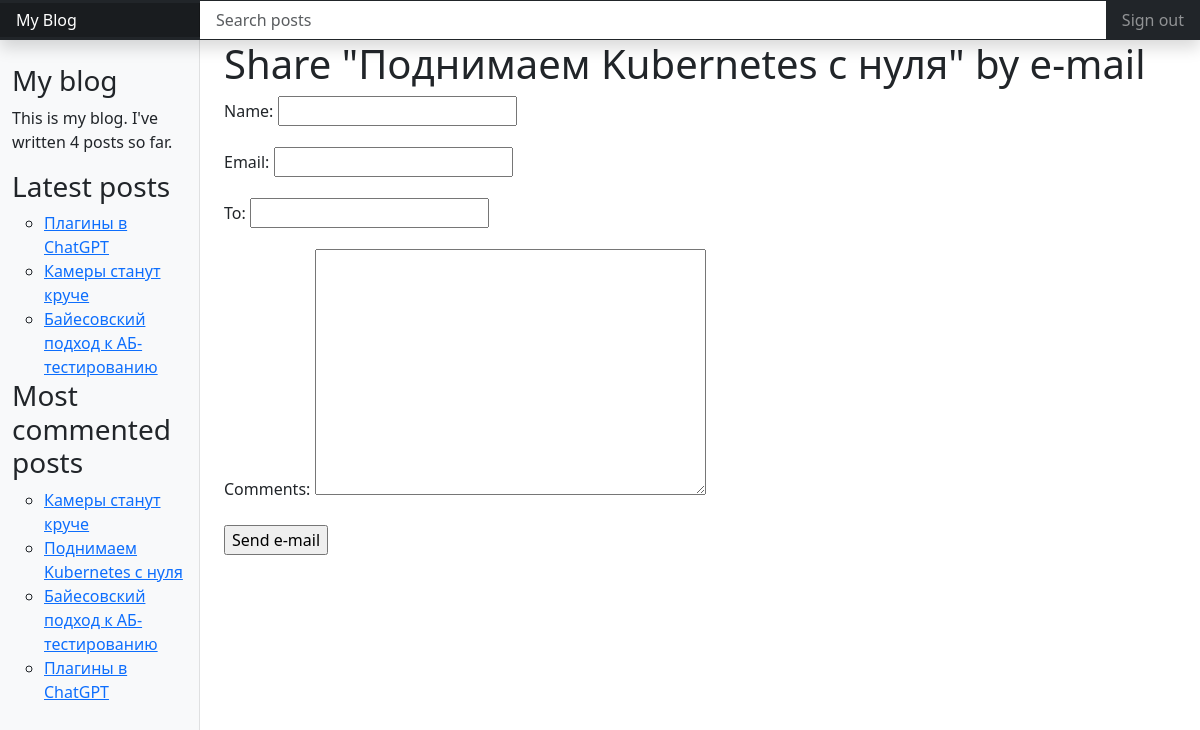
/blog/1/share/, run on an earlier commit of the app's database.
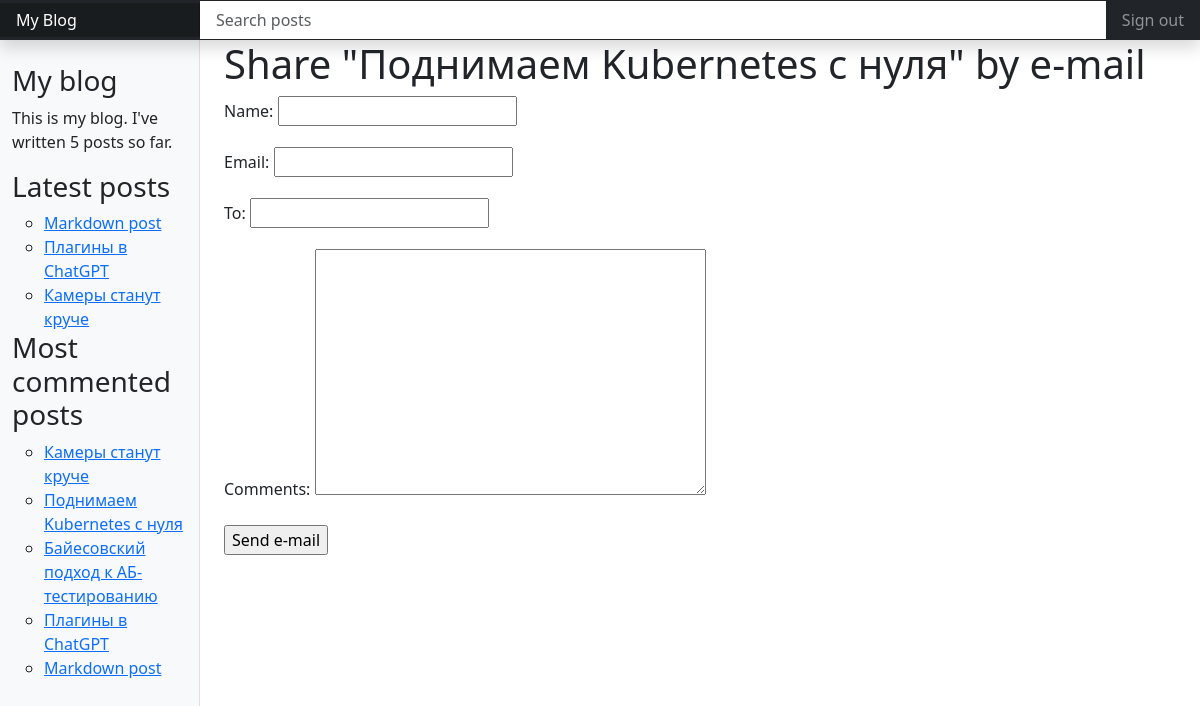
And on a later commit of the database.
### blog/models.py (models this page shows, shortened)
class Post(models.Model):
    STATUS_CHOICES = (
        ('draft', 'Draft'),
        ('published', 'Published'),
    )
    title = models.CharField(max_length=250)
    slug = models.SlugField(max_length=250, unique_for_date='publish')
    author = models.ForeignKey(User, on_delete=models.CASCADE, related_name='blog_posts')
    body = models.TextField()
    publish = models.DateTimeField(default=timezone.now)
    created = models.DateTimeField(auto_now_add=True)
    updated = models.DateTimeField(auto_now=True)
    status = models.CharField(max_length=10, choices=STATUS_CHOICES, default='draft')
    tags = TaggableManager()
    class Meta:
        ordering = ('-publish',)
    def get_absolute_url(self):
        return reverse('blog:post_detail',
                       args=[self.publish.year,
                             self.publish.strftime('%m'),
                             self.publish.strftime('%d'),
                             self.slug])

### blog/views.py (the view)
# urls.py: path('<post_id>/share/', post_share, name='post_share'),
def post_share(request, post_id):
    post = get_object_or_404(Post, id=post_id, status='published')
    sent = False
    if request.method == 'POST':
        form = EmailPostForm(request.POST)
        if form.is_valid():
            cd = form.cleaned_data
            post_url = request.build_absolute_uri(post.get_absolute_url())
            subject = f"{cd['name']} ({cd['email']}) recommends you reading \"{post.title}\""
            message = f"Read '{post.title}' at {post_url}\n\n{cd['name']}\'s comments: {cd['comments']}"
            send_mail(subject, message, 'axkxd@myblog.com',[cd['to']])
            sent = True
    else:
        form = EmailPostForm()
    context = {
        'post': post,
        'form': form,
        'sent': sent,
        }
    return render(request, 'blog/post/share.html', context)

### blog/forms.py
class EmailPostForm(forms.Form):
    name = forms.CharField(max_length=25)
    email = forms.EmailField()
    to = forms.EmailField()
    comments = forms.CharField(required=False, widget=forms.Textarea)

### blog/templatetags/blog_tags.py (called while the page is built)
@register.simple_tag
def total_posts():
    return Post.objects.filter(status='published').count()

@register.inclusion_tag('blog/post/latest_posts.html')
def show_latest_posts(count=5):
    latest_posts = Post.objects.filter(status='published').order_by('-publish')[:count]
    return {'latest_posts': latest_posts}

@register.simple_tag
def get_most_commented_posts(count=5):
    return Post.objects.filter(status='published').annotate(total_comments=Count('comments')).order_by('-total_comments')[:count]

### blog/templates/blog/post/share.html (shortened to what this page needs)
{% extends "blog/base.html" %}
{% block content %}
    {% if sent %}
        <h1>E-mail successfully sent</h1>
        <p>
            "{{ post.title }}" was successfully sent to "{{ form.cleaned_data.to }}".
        </p>
    {% else %}
        <h1>Share "{{ post.title }}" by e-mail</h1>
        <form action="." method="post">
            {{ form.as_p }}
            <input type="submit" value="Send e-mail">
        </form>
    {% endif %}
{% endblock %}

### blog/templates/blog/base.html (shortened to what this page needs)
{% load blog_tags %}
<!DOCTYPE html>
<html lang="ru">
<head>
    <link rel="stylesheet" href="https://cdn.jsdelivr.net/npm/bootstrap@4.6.2/dist/css/bootstrap.min.css">
    {% load static %}
    <link rel="stylesheet" href="{% static 'css/blog.css' %}">
</head>
<body>
    <header class="navbar navbar-dark sticky-top bg-dark flex-md-nowrap p-0 shadow">
        <a class="navbar-brand col-md-3 col-lg-2 me-0 px-3 fs-6" href="#">My Blog</a>
        <input class="form-control form-control-dark w-100 rounded-0 border-0" type="text" placeholder="Search posts" aria-label="Search">
        <div class="navbar-nav">
            <div class="nav-item text-nowrap">
            <a class="nav-link px-3" href="#">Sign out</a>
            </div>
        </div>
    </header>
    <div class="container-fluid">
        <div class="row">
            <nav id="sidebarMenu" class="col-md-3 col-lg-2 d-md-block bg-body-tertiary sidebar collapse">
                <div class="position-sticky pt-3 sidebar-sticky">
                    <ul class="nav flex-column">
                        <h3>My blog</h3>
                        <p>This is my blog. I've written {% total_posts %} posts so far.</p>
                        <h3>Latest posts</h3>
                        {% show_latest_posts 3 %}
                        <h3>Most commented posts</h3>
                        {% get_most_commented_posts as most_commented_posts %}
                        <ul>
                            {% for post in most_commented_posts %}
                            <li>
                                <a href="{{ post.get_absolute_url }}">{{ post.title }}</a>
                            </li>
                            {% endfor %}
                        </ul>
                    </ul>
                </div>
            </nav>
        </div>
    </div>
    <main class="col-md-9 ms-sm-auto col-lg-10 px-md-4">
        {% block content %}
        {% endblock %}
    </main>
</body>
</html>

### blog/templates/blog/post/latest_posts.html
<ul>
    {% for post in latest_posts %}
    <li>
        <a href="{{ post.get_absolute_url }}">{{ post.title }}</a>
    </li>
    {% endfor %}
</ul>

What changed in the data, as far as the page shows it:
no longer on one of the page's lists (row unchanged): Post: title "Байесовский подход к АБ-тестированию"
added Post: title "Markdown post"
Also different on the page:
text no longer shown: "4"
text now shown: "5"
